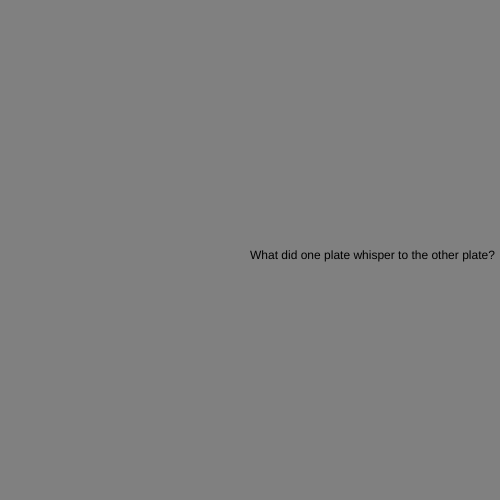
Frame 1 (no input)
Frame 60 (no input): identical to frame 1, image omitted
Frame 120 (the mouse pressed at the canvas centre since frame 60): identical to frame 1, image omitted

The p5.js sketch that drew this single still picture (run headless with seeded random() and noise() and a simulated clock; from frame 60 on, the mouse is pressed at the canvas centre):

// p5.js sketch
// ── sketch.js
let state = 0;

function setup() {
  createCanvas(500, 500);
}

function draw() {
switch(state){
  case 0:
    background("grey");
    text("What did one plate whisper to the other plate?", width/2, height/2, 400, 400);

    break;

    case 1:
      background("blue");
      text("Dinner's on me", width/2, height/2)

      break;
}
}

function mouseReleased() {
  state++;
  if(state > 2) 
  state = 0
}
